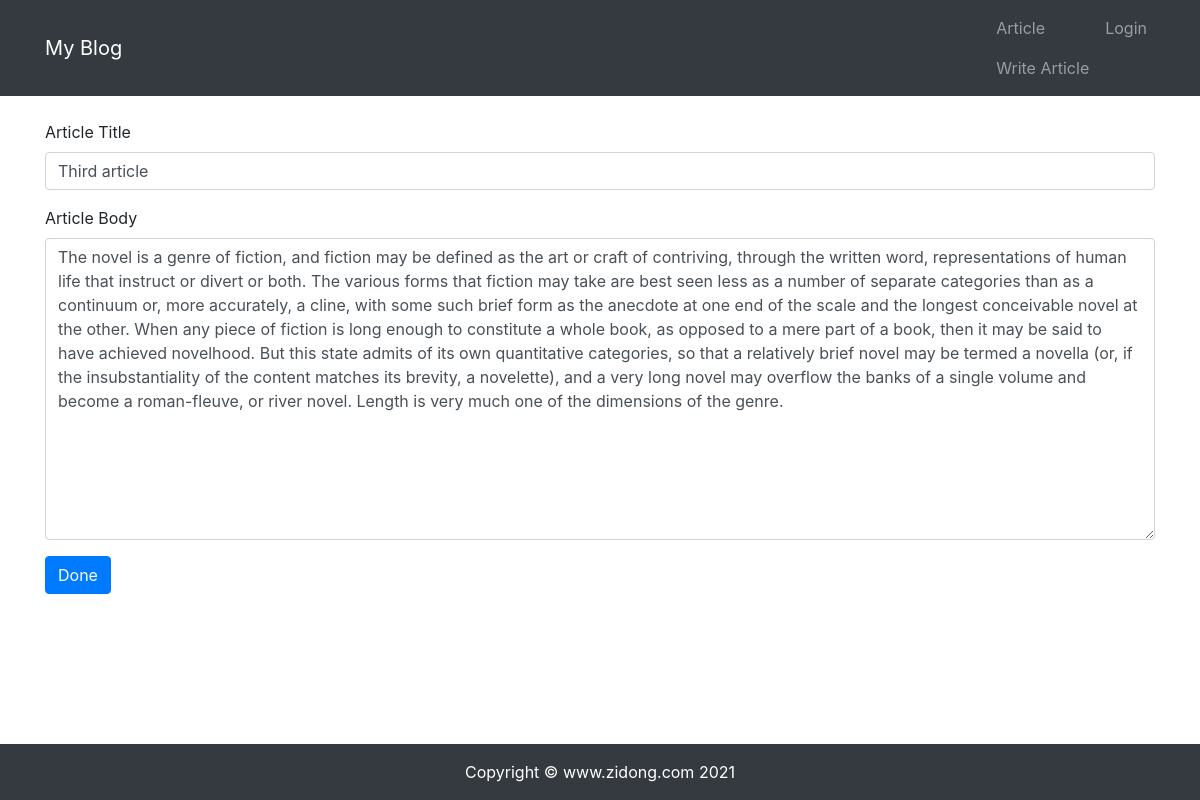
/article/article-update/3/, run on the app's committed database.
### article/models.py (models this page shows, shortened)
class ArticlePost(models.Model):
    author = models.ForeignKey(User, on_delete=models.CASCADE)
    title = models.CharField(max_length=100)
    body = models.TextField()
    created = models.DateTimeField(default=timezone.now)
    updated = models.DateTimeField(auto_now=True)
    class Meta:
        ordering = ('-created',)

### article/views.py (the view)
# urls.py: path('article-update/<int:id>/', views.article_update, name='article_update'),
def article_update(request, id):
    article = ArticlePost.objects.get(id=id)
    if request.method == "POST":
        article_post_form = ArticlePostForm(data=request.POST)
        if article_post_form.is_valid():
            article.title = request.POST['title']
            article.body = request.POST['body']
            article.save()
            return redirect("article:article_detail", id=id)
        else:
            return HttpResponse("The content of the form is incorrect, please fill in again.")
    else:
        article_post_form = ArticlePostForm()
        context = { 'article': article, 'article_post_form': article_post_form }
        return render(request, 'article/update.html', context)

### article/forms.py
class ArticlePostForm(forms.ModelForm):
    class Meta:
        model = ArticlePost
        fields = ('title', 'body')

### templates/article/update.html (shortened to what this page needs)
{% extends "base.html" %} {% load static %}
{% block content %}
<div class="container">
    <div class="row">
        <div class="col-12">
            <br>
            <form method="post" action=".">
                <div class="form-group">
                    <label for="title">Article Title</label>
                    <input type="text" class="form-control" id="title" name="title" value="{{ article.title }}">
                </div>
                <div class="form-group">
                    <label for="body">Article Body</label>
                    <textarea type="text" class="form-control" id="body" name="body" rows="12">{{ article.body }}</textarea>
                </div>
                <button type="submit" class="btn btn-primary">Done</button>
            </form>
        </div>
    </div>
</div>
{% endblock content %}

### data on the page
ArticlePost: title "Third article", body "The novel is a genre of fiction, and fiction may be defined as the art or craft of contriving, through the written word, representations of human life that instruct or divert or both. The various forms that fiction may take are best seen less as a number of separate categories than as a continuum or, more accurately, a cline, with some such brief form as the anecdote at one end of the scale and the longest conceivable novel at the other. When any piece of fiction is long enough to constitute a whole book, as opposed to a mere part of a book, then it may be said to have achieved novelhood. But this state admits of its own quantitative categories, so that a relatively brief novel may be…"
